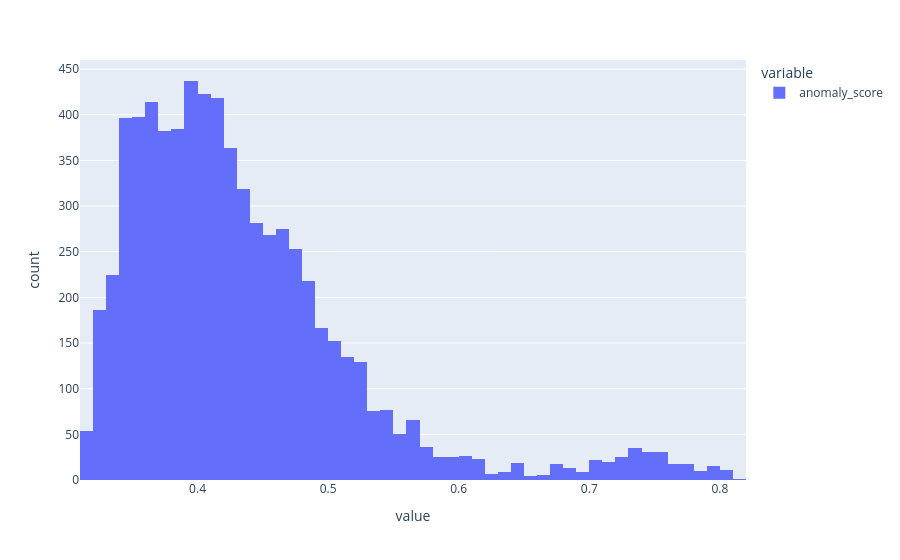

The notebook cell this image was saved under:
### Markdown cell above
# Isolation Forest Model

### Code cell
iforest_day_scores = {} 
hand_selected_feats = [
            "TmpRet__featdiff_0_1__CO_f1ecac",
            "TmpRet__featdiff_0_2__CO_f1ecac",
            "TmpRet__featdiff_1_2__CO_f1ecac",
        ]

iforest = IForestModel(fit_scope="global", contamination=0.02, feature_cols=hand_selected_feats)
iforest_day_scores["IForest Hand Select Feat"] = iforest.score_anomalies(feat_ds, level="day", day_agg_stat="p90")
px.histogram(iforest_day_scores["IForest Hand Select Feat"].df["anomaly_score"])

### Figure 1 — Plotly figure (JSON) as saved in the notebook; plotly's stock layout.template omitted (floating-point values rounded to 4 significant figures; data arrays with more than 128 entries replaced by an {"elided": "..."} marker saying what was removed)
{"data": [{"bingroup": "x", "hovertemplate": "variable=anomaly_score<br>value=%{x}<br>count=%{y}<extra></extra>", "legendgroup": "anomaly_score", "marker": {"color": "#636efa", "pattern": {"shape": ""}}, "name": "anomaly_score", "orientation": "v", "showlegend": true, "type": "histogram", "x": {"elided": "7000 float values"}, "xaxis": "x", "yaxis": "y"}], "layout": {"barmode": "relative", "legend": {"title": {"text": "variable"}, "tracegroupgap": 0}, "margin": {"t": 60}, "xaxis": {"anchor": "y", "domain": [0, 1], "title": {"text": "value"}}, "yaxis": {"anchor": "x", "domain": [0, 1], "title": {"text": "count"}}}}
